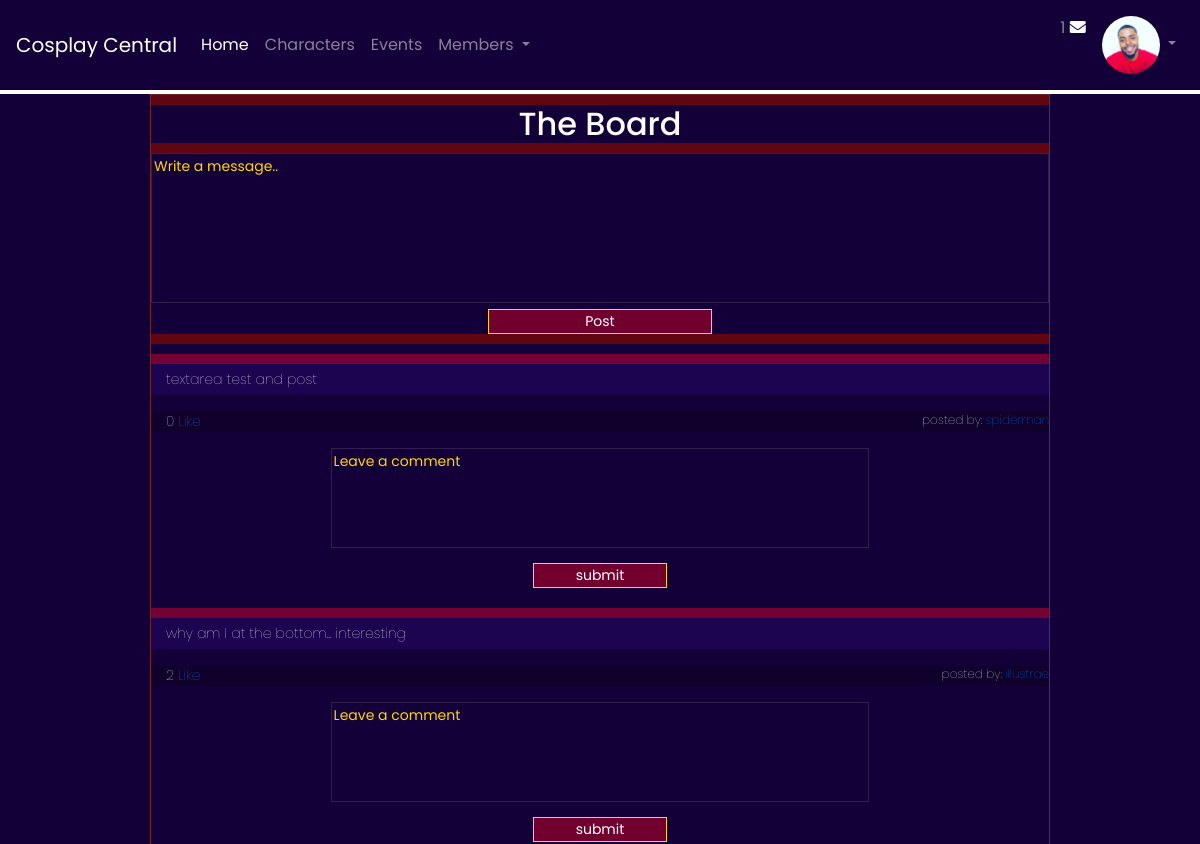
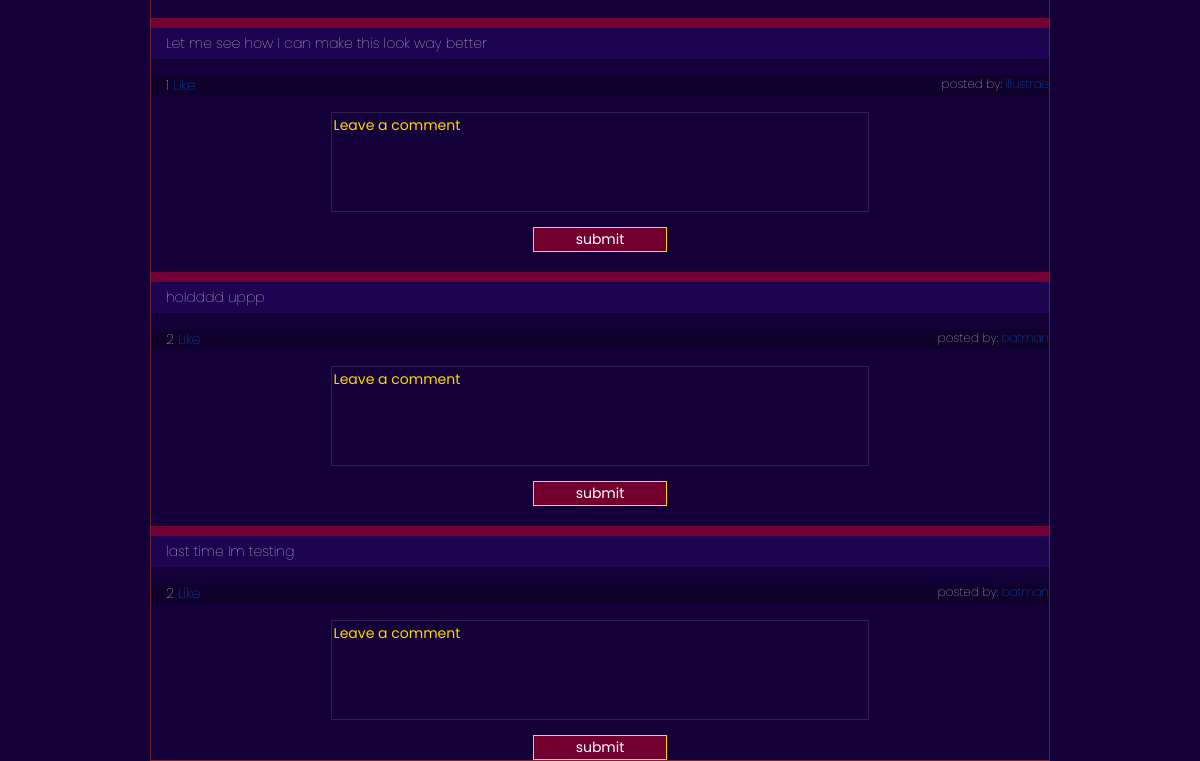
/forum/ (signed in), run on an earlier commit of the app's database (2 pictures, top to bottom).
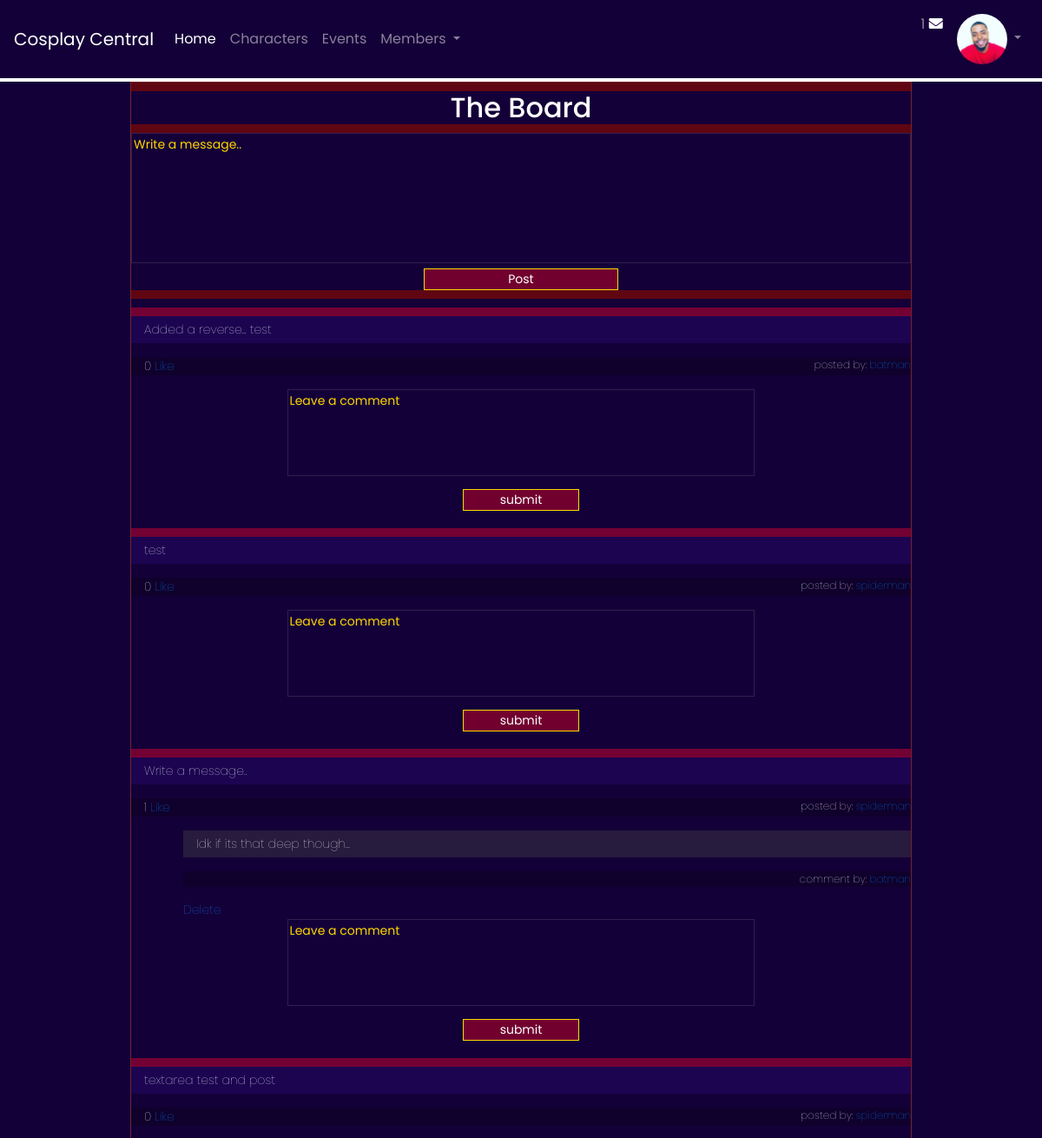
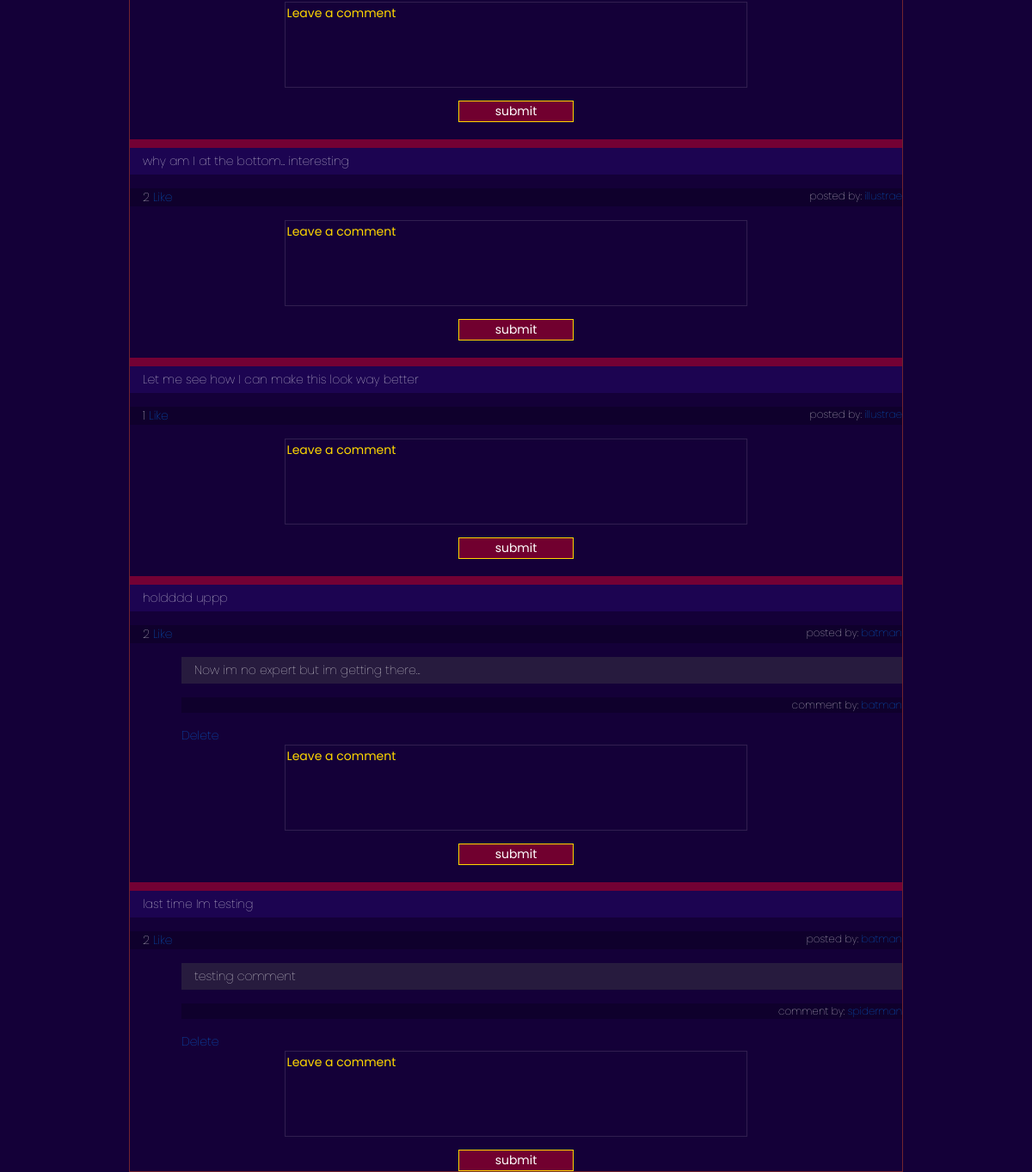
And on a later commit of the database (2 pictures, top to bottom).
### cosplayapp/models.py (models this page shows, shortened)
class User(models.Model):
    first_name = models.CharField(max_length=45, null=True)
    last_name = models.CharField(max_length=45, null=True)
    username = models.CharField(max_length=255, null=True)
    email = models.EmailField(unique=True)
    password = models.CharField(max_length=45)
    confirm_pw = models.CharField(max_length=45)
    objects = UserManager()
    date_created = models.DateTimeField(auto_now_add=True)
    date_updated = models.DateTimeField(auto_now=True)

class Profile(models.Model):
    user = models.OneToOneField(User, unique=True, on_delete=models.CASCADE)
    location = models.CharField(max_length=45, null=True)
    favorite = models.CharField(max_length=255, null=True)
    about = models.TextField(null=True)
    image = models.ImageField(default='default.jpg', upload_to='profile_pics')

class Message(models.Model):
    message = models.TextField()
    poster = models.ForeignKey(User, related_name='user_messages', null=True, on_delete=models.CASCADE)
    user_likes = models.ManyToManyField(User, related_name='liked_posts')
    date_created = models.DateTimeField(auto_now_add=True, null=True)

class Comment(models.Model):
    comment = models.TextField()
    poster = models.ForeignKey(User, related_name='user_comments', null=True, on_delete=models.CASCADE)
    wall_message = models.ForeignKey(Message, related_name='post_comments', on_delete=models.CASCADE)
    created_at = models.DateTimeField(auto_now_add=True)

### cosplayapp/views.py (the view)
# urls.py: path('forum/', views.forum),
def forum(request):
    if 'user_id' not in  request.session:
        return redirect('/')
    user = User.objects.get(id=request.session['user_id'])
    context = {
        'user': user,
        'messages': Message.objects.all()
    }
    return render(request, 'forum.html', context)

### cosplayapp/templates/forum.html (shortened to what this page needs)
{% extends 'base.html' %}
{% block content %}
<div class='mainWall' id='mainWall'>
        <h2 id='forWall'>The Board</h2>
        <form action='/wall' method=POST id='wall1'>
        <textarea rows='5' type="text" label='Write' name='mess' id='wallP'>Write a message..</textarea>
        <input type="submit" value="Post" id='postbtn'>
        </form>
<div id="posts">
    {% for post in messages reversed %}
        <div class='one_post'>
        <p class='post'>{{post.message}}</p>
        </div>
        <div id='posted1'>
            <p class='poster' style='text-align:left;'>{{post.user_likes.count}} <a href='/like/{{post.id}}'> Like </a>
                <span style='float:right;font-size:12px;'>
                    posted by: <a href='/userProfile/{{post.poster.id}}'> {{post.poster.username}} </a>
                </span>
            </p>
<div id='comments1'>
    {% for comment in post.post_comments.all %}
        <p class='comments2'style='padding-left:15px;'> {{comment.comment}}</p>
        <p class='comments3' style='text-align:right;font-size:12px'> comment by: <a href='/userProfile/{{post.poster.id}}'>{{comment.poster.username}}</a></p>
        <a href="/delete/{{comment.id}}">Delete</a>
    {% endfor %}
</div>
<div id='comments4'>
    <form action='/add_comment/{{post.id}}' method=POST id='wall2'>
    <textarea rows='2' type='text' name='comment' id='commentP'>Leave a comment</textarea>
    <input type='submit' value='submit' id='commentbtn'>
            </form>
        </div>
    {% endfor %}
</div>
{% endblock content %}

### cosplayapp/templates/base.html (shortened to what this page needs)
<!doctype html>
<html lang='en'>
<head>
    {% load static %}
    <link rel='stylesheet' href='https://maxcdn.bootstrapcdn.com/bootstrap/4.0.0/css/bootstrap.min.css'>
    <link rel='stylesheet' href='{% static 'css/styles.css' %}'>
    <link rel='stylesheet' href='https://use.fontawesome.com/releases/v5.7.0/css/all.css'>
</head>
<body>
    <div class='main'>
        <nav class='mb-1 navbar navbar-expand-lg navbar-dark secondary-color lighten-1'>
            <a class='navbar-brand' href='#'>Cosplay Central</a>
    <div class='collapse navbar-collapse' id='navbarContent'>
        <ul class='navbar-nav mr-auto'>
            <li class='nav-item active'>
                <a class='nav-link' href='/dashboard/'>Home
                </a>
            </li>
            <li class='nav-item'>
                <a class='nav-link' href='/characters/'>Characters</a>
            </li>
            <li class='nav-item'>
                <a class='nav-link' href='#'>Events</a>
        </li>
        <li class='nav-item dropdown'>
            <a class='nav-link dropdown-toggle' id='navbarDropdown' data-toggle='dropdown' aria-haspopup='true' aria-expanded='false'>Members
            </a>
        </li>
    </ul>
    <ul class='navbar-nav ml-auto nav-flex-icons'>
        <li class='nav-item'>
            <a class='nav-link waves-effect waves-light'>1
                <i class='fas fa-envelope'></i>
            </a>
        </li>
        <li class='nav-item avatar dropdown'>
            <a class='nav-link dropdown-toggle' id='navbarDropdown2' data-toggle='dropdown' aria-haspopup='true' aria-expanded='false'>
                <img src='{{ user.profile.image.url }}' class='rounded-circle img-fluid' alt='avatar image'>
            </a>
        </li>
    </ul>
</div>
</nav>
</div>
<div>
{%block content%}{% endblock %}
</div>
</body>
</html>

### cosplayapp/static/css/styles.css (style rules this page uses)
* { color: white; background-color: #140038; font-family: Poppins; }
.navbar, .container { background-color: #140038; }
h2 { color: white; text-align: center; margin-top: 10px; margin-bottom: 10px; }
.rounded-circle { width: 58px; height: 58px; }
#mainWall { border-style: solid; border-width: thin; border-color: #ffffff1f; background-color: #5f0612; display: inline-flexbox; margin: auto; width: 75%; font-size: 14px; font-weight: lighter; }
#mainWall #wallP { width: 100%; height:150px; border-style: solid; border-width: thin; border-color: #ffffff1f; resize: none; color: gold; }
#mainWall #postbtn { width: 25%; display: block; margin-left: auto; margin-right: auto; border-style: solid; border-color: gold; border-width: 1px; background-color: rgba(138, 0, 46, 0.795); }
#mainWall .poster span, #mainWall .poster { background-color: #0f002c; text-align: right; display: block; margin-left: auto; margin-right: auto; padding-left: 15px; }
#mainWall #comments1 { width: auto; background-color: #140038; margin-left: 60px; }
#mainWall #posts .one_post { width: auto; margin-top: 10px; padding-top: 10px; border-width: 1px; border-color: gold; }
.one_post p.post { width: auto; border-top: solid; border-top-width: 10px; border-top-color: rgba(138, 0, 46, 0.795); background-color:#1e0555dc; padding: 5px; padding-left: 15px; }
p.comments2 { background-color: #302742b4; padding-top: 5px; padding-bottom: 5px; }
p.comments3 { background-color: #0f002c; }
#wall2 textarea { width: 60%; height: 100px; border-style: solid; border-width: thin; border-color: #ffffff1f; resize: none; color: gold; display: block; margin-left: auto; margin-right: auto; }
#comments4 #commentbtn { display: block; margin-left: auto; margin-right: auto; margin-top: 15px; width: 15%; justify-content: center; border-style: solid; border-color: gold; border-width: 1px; background-color: rgba(138, 0, 46, 0.795); }

What changed in the data, as far as the page shows it:
added Message: message "Added a reverse... test", user_likes.count "0", poster.username "batman"
added Message: message "test", user_likes.count "0", poster.username "spiderman"
added Message: message "Write a message..", user_likes.count "1", poster.username "spiderman"
added Comment: comment "Idk if its that deep though...", poster.username "batman", shown under "Write a message.."
added Comment: comment "Now im no expert but im getting there...", poster.username "batman", shown under Message "holdddd uppp"
added Comment: comment "testing comment", poster.username "spiderman", shown under Message "last time Im testing"
